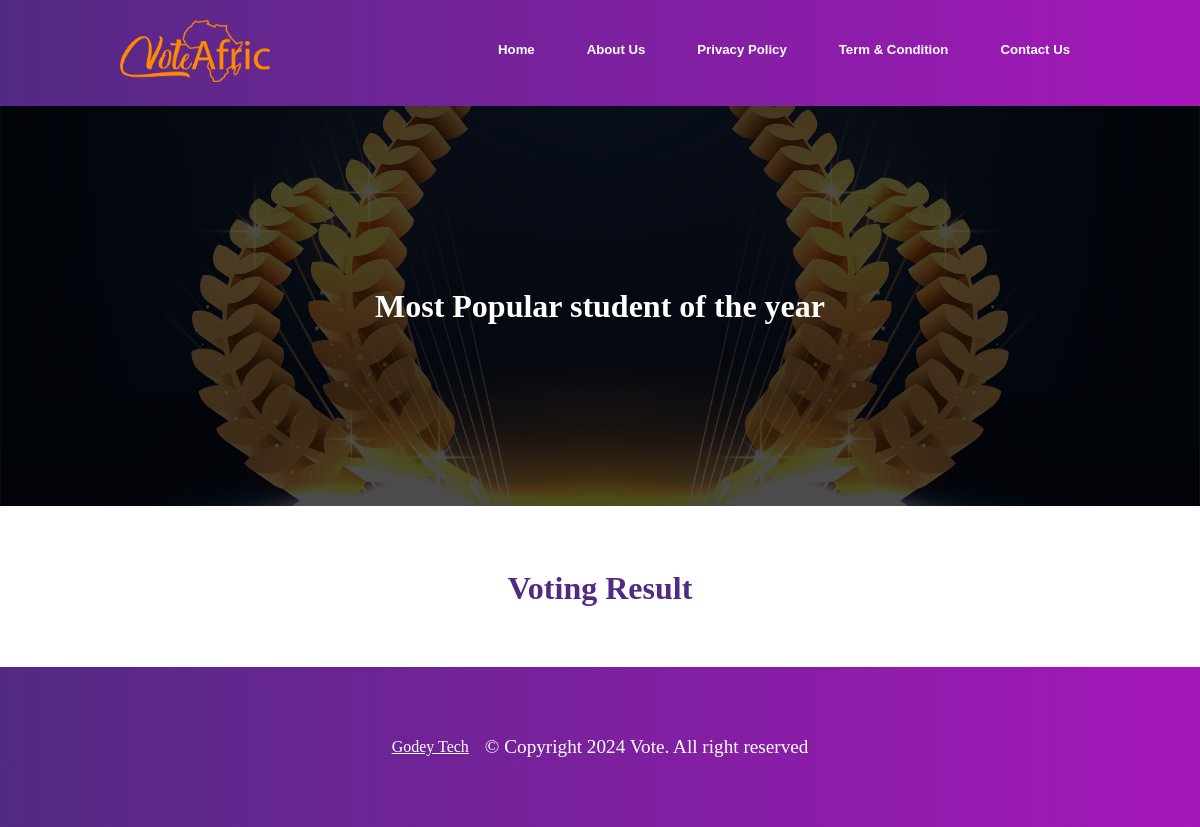
The app's page /payment/result/jhjkzhgjkhjhg/, older data.
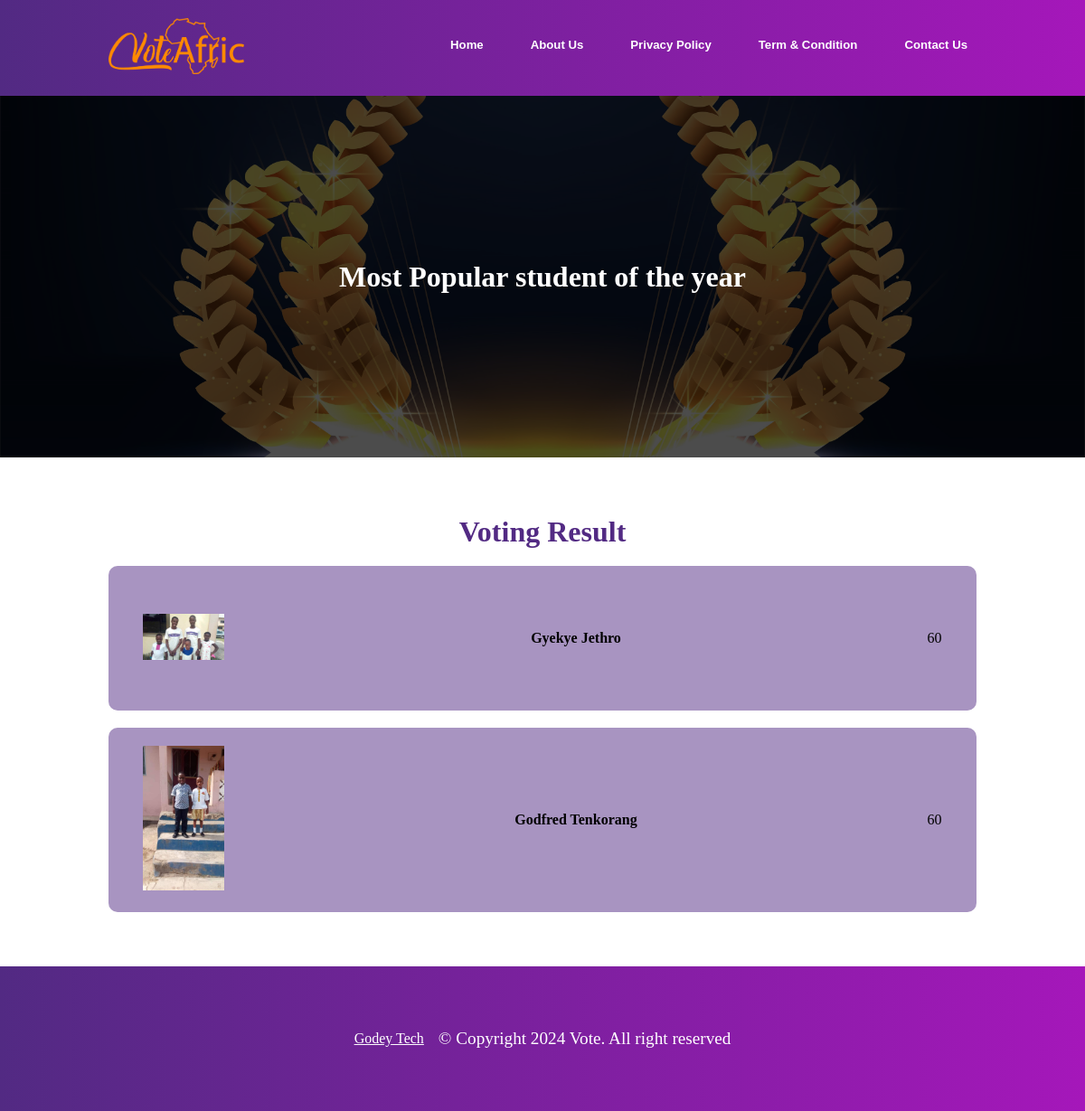
The same page, newer data.
### payment/models.py (models this page shows, shortened)
class Nominees(models.Model):
    category = models.ForeignKey(Category, on_delete=models.CASCADE, null=True)
    sub_category = models.ForeignKey(SubCategory, on_delete=models.CASCADE, null=True)
    name = models.CharField(max_length=100)
    image = models.ImageField(upload_to="nominees")
    slug = models.SlugField(unique=True, null=True)
    total_vote = models.IntegerField(default=0, null=True)
    can_vote = models.BooleanField(default=True)
    can_see_result = models.BooleanField(default=True)
    date_added = models.DateTimeField(timezone.now, null=True)
    class Meta:
        verbose_name_plural = "nominees"
        ordering = ('-total_vote',)

### payment/views.py (the view)
# urls.py: path('result/<slug:result_slug>/', views.result, name='result'),
def result(request, result_slug):
    sub_category = None
    results = Nominees.objects.all()
    if result_slug:
        sub_category = get_object_or_404(SubCategory, slug=result_slug)
        results = results.filter(sub_category=sub_category)
    context = {
        'sub_category': sub_category,
        'results': results,
        'title': 'Results'
    }
    return render(request, 'payment/resultPage.html', context)

### payment/templates/payment/resultPage.html
{% extends 'vote/base.html' %}
{% load static %}
{% block content %}
    <div class="banners">
        <img src="{% static 'vote/img/award-banner.jpg' %}" alt="image">
        <div class="banners-content">
            <h1>{% if sub_category %}{{ sub_category.content }}{% else %}Award Name{% endif %}</h1>
        </div>
    </div>
    <section class="nominees-result-section">
        <h2>Voting Result</h2>
        {% for result in results %}
        <div class="nominee-result">
            <div class="nominee-img">
                <img src="{{ result.image.url }}" alt="image">
            </div>
            <div class="nominee-name">
                <h4>{{result.name}}</h4>
            </div>
            <div class="number-of-vote-currently">
                <p>{{result.total_vote}}</p>
            </div>
        </div>
        {% endfor %}
    </section>
    {% endblock content %}

Row changes from the older to the newer data that the page shows:
added Nominees: image (picture), name "Gyekye Jethro", total_vote "60"
added Nominees: image (picture), name "Godfred Tenkorang", total_vote "60"
